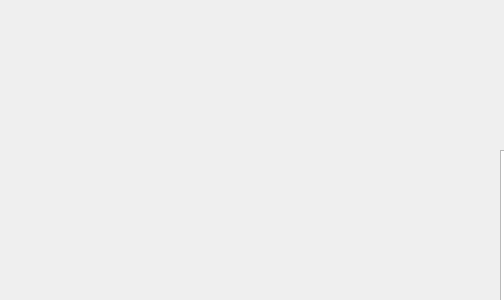
<?xml version="1.0" encoding="UTF-8"?>
<ui version="4.0">
 <class>viewAttendance</class>
 <widget class="QWidget" name="viewAttendance">
  <property name="geometry">
   <rect>
    <x>0</x>
    <y>0</y>
    <width>504</width>
    <height>300</height>
   </rect>
  </property>
  <property name="windowTitle">
   <string>Form</string>
  </property>
  <widget class="QTableView" name="tableView">
   <property name="geometry">
    <rect>
     <x>500</x>
     <y>150</y>
     <width>711</width>
     <height>241</height>
    </rect>
   </property>
   <property name="styleSheet">
    <string notr="true">color: black;
background-image: url(:/assets/plan.jpg);
font-size: 18px;
opacity: 0.9;</string>
   </property>
  </widget>
 </widget>
 <resources/>
 <connections/>
</ui>
